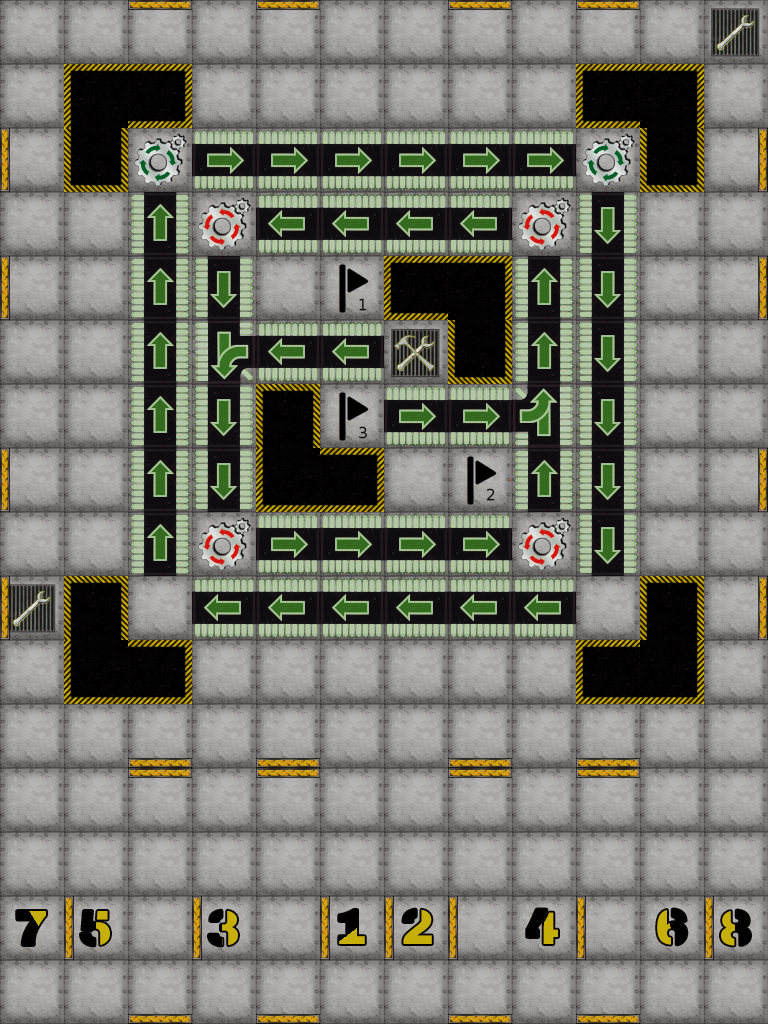

A 2D game scene composited from a Tiled map and its tileset images. What follows is a short description and the map's XML, with every tile layer's data as written:
An orthogonal 12x16 tile map with 64x64 px tiles, 14 tile layers (Board, Start, Flag, Hole, ...).

<map version="1.5" tiledversion="1.6.0" orientation="orthogonal" renderorder="right-down" compressionlevel="0" width="12" height="16" tilewidth="64" tileheight="64" infinite="0" nextlayerid="15" nextobjectid="1">
 <tileset firstgid="1" source="tiles.tsx" />
 <layer id="2" name="Board" width="12" height="16">
  <data encoding="csv">
5,5,5,5,5,5,5,5,5,5,5,5,
5,5,5,5,5,5,5,5,5,5,5,5,
5,5,5,5,5,5,5,5,5,5,5,5,
5,5,5,5,5,5,5,5,5,5,5,5,
5,5,5,5,5,5,5,5,5,5,5,5,
5,5,5,5,5,5,5,5,5,5,5,5,
5,5,5,5,5,5,5,5,5,5,5,5,
5,5,5,5,5,5,5,5,5,5,5,5,
5,5,5,5,5,5,5,5,5,5,5,5,
5,5,5,5,5,5,5,5,5,5,5,5,
5,5,5,5,5,5,5,5,5,5,5,5,
5,5,5,5,5,5,5,5,5,5,5,5,
5,5,5,5,5,5,5,5,5,5,5,5,
5,5,5,5,5,5,5,5,5,5,5,5,
5,5,5,5,5,5,5,5,5,5,5,5,
5,5,5,5,5,5,5,5,5,5,5,5
</data>
 </layer>
 <layer id="7" name="Start" width="12" height="16">
  <data encoding="csv">
0,0,0,0,0,0,0,0,0,0,0,0,
0,0,0,0,0,0,0,0,0,0,0,0,
0,0,0,0,0,0,0,0,0,0,0,0,
0,0,0,0,0,0,0,0,0,0,0,0,
0,0,0,0,0,0,0,0,0,0,0,0,
0,0,0,0,0,0,0,0,0,0,0,0,
0,0,0,0,0,0,0,0,0,0,0,0,
0,0,0,0,0,0,0,0,0,0,0,0,
0,0,0,0,0,0,0,0,0,0,0,0,
0,0,0,0,0,0,0,0,0,0,0,0,
0,0,0,0,0,0,0,0,0,0,0,0,
0,0,0,0,0,0,0,0,0,0,0,0,
0,0,0,0,0,0,0,0,0,0,0,0,
0,0,0,0,0,0,0,0,0,0,0,0,
131,129,0,123,0,121,122,0,124,0,130,132,
0,0,0,0,0,0,0,0,0,0,0,0
</data>
 </layer>
 <layer id="8" name="Flag" width="12" height="16">
  <data encoding="csv">
0,0,0,0,0,0,0,0,0,0,0,0,
0,0,0,0,0,0,0,0,0,0,0,0,
0,0,0,0,0,0,0,0,0,0,0,0,
0,0,0,0,0,0,0,0,0,0,0,0,
0,0,0,0,0,55,0,0,0,0,0,0,
0,0,0,0,0,0,0,0,0,0,0,0,
0,0,0,0,0,71,0,0,0,0,0,0,
0,0,0,0,0,0,0,63,0,0,0,0,
0,0,0,0,0,0,0,0,0,0,0,0,
0,0,0,0,0,0,0,0,0,0,0,0,
0,0,0,0,0,0,0,0,0,0,0,0,
0,0,0,0,0,0,0,0,0,0,0,0,
0,0,0,0,0,0,0,0,0,0,0,0,
0,0,0,0,0,0,0,0,0,0,0,0,
0,0,0,0,0,0,0,0,0,0,0,0,
0,0,0,0,0,0,0,0,0,0,0,0
</data>
 </layer>
 <layer id="9" name="Hole" width="12" height="16">
  <data encoding="csv">
0,0,0,0,0,0,0,0,0,0,0,0,
0,105,109,0,0,0,0,0,0,117,107,0,
0,110,0,0,0,0,0,0,0,0,110,0,
0,0,0,0,0,0,0,0,0,0,0,0,
0,0,0,0,0,0,117,107,0,0,0,0,
0,0,0,0,0,0,0,110,0,0,0,0,
0,0,0,0,118,0,0,0,0,0,0,0,
0,0,0,0,113,109,0,0,0,0,0,0,
0,0,0,0,0,0,0,0,0,0,0,0,
0,118,0,0,0,0,0,0,0,0,118,0,
0,113,109,0,0,0,0,0,0,117,115,0,
0,0,0,0,0,0,0,0,0,0,0,0,
0,0,0,0,0,0,0,0,0,0,0,0,
0,0,0,0,0,0,0,0,0,0,0,0,
0,0,0,0,0,0,0,0,0,0,0,0,
0,0,0,0,0,0,0,0,0,0,0,0
</data>
 </layer>
 <layer id="10" name="Repair" width="12" height="16">
  <data encoding="csv">
0,0,0,0,0,0,0,0,0,0,0,15,
0,0,0,0,0,0,0,0,0,0,0,0,
0,0,0,0,0,0,0,0,0,0,0,0,
0,0,0,0,0,0,0,0,0,0,0,0,
0,0,0,0,0,0,0,0,0,0,0,0,
0,0,0,0,0,0,0,0,0,0,0,0,
0,0,0,0,0,0,0,0,0,0,0,0,
0,0,0,0,0,0,0,0,0,0,0,0,
0,0,0,0,0,0,0,0,0,0,0,0,
15,0,0,0,0,0,0,0,0,0,0,0,
0,0,0,0,0,0,0,0,0,0,0,0,
0,0,0,0,0,0,0,0,0,0,0,0,
0,0,0,0,0,0,0,0,0,0,0,0,
0,0,0,0,0,0,0,0,0,0,0,0,
0,0,0,0,0,0,0,0,0,0,0,0,
0,0,0,0,0,0,0,0,0,0,0,0
</data>
 </layer>
 <layer id="11" name="Upgrade" width="12" height="16">
  <data encoding="csv">
0,0,0,0,0,0,0,0,0,0,0,0,
0,0,0,0,0,0,0,0,0,0,0,0,
0,0,0,0,0,0,0,0,0,0,0,0,
0,0,0,0,0,0,0,0,0,0,0,0,
0,0,0,0,0,0,0,0,0,0,0,0,
0,0,0,0,0,0,7,0,0,0,0,0,
0,0,0,0,0,0,0,0,0,0,0,0,
0,0,0,0,0,0,0,0,0,0,0,0,
0,0,0,0,0,0,0,0,0,0,0,0,
0,0,0,0,0,0,0,0,0,0,0,0,
0,0,0,0,0,0,0,0,0,0,0,0,
0,0,0,0,0,0,0,0,0,0,0,0,
0,0,0,0,0,0,0,0,0,0,0,0,
0,0,0,0,0,0,0,0,0,0,0,0,
0,0,0,0,0,0,0,0,0,0,0,0,
0,0,0,0,0,0,0,0,0,0,0,0
</data>
 </layer>
 <layer id="12" name="Gear" width="12" height="16">
  <data encoding="csv">
0,0,0,0,0,0,0,0,0,0,0,0,
0,0,0,0,0,0,0,0,0,0,0,0,
0,0,53,0,0,0,0,0,0,53,0,0,
0,0,0,54,0,0,0,0,54,0,0,0,
0,0,0,0,0,0,0,0,0,0,0,0,
0,0,0,0,0,0,0,0,0,0,0,0,
0,0,0,0,0,0,0,0,0,0,0,0,
0,0,0,0,0,0,0,0,0,0,0,0,
0,0,0,54,0,0,0,0,54,0,0,0,
0,0,0,0,0,0,0,0,0,0,0,0,
0,0,0,0,0,0,0,0,0,0,0,0,
0,0,0,0,0,0,0,0,0,0,0,0,
0,0,0,0,0,0,0,0,0,0,0,0,
0,0,0,0,0,0,0,0,0,0,0,0,
0,0,0,0,0,0,0,0,0,0,0,0,
0,0,0,0,0,0,0,0,0,0,0,0
</data>
 </layer>
 <layer id="6" name="Conveyor" width="12" height="16">
  <data encoding="csv">
0,0,0,0,0,0,0,0,0,0,0,0,
0,0,0,0,0,0,0,0,0,0,0,0,
0,0,0,52,52,52,52,52,52,0,0,0,
0,0,49,0,51,51,51,51,0,50,0,0,
0,0,49,50,0,0,0,0,49,50,0,0,
0,0,49,59,51,51,0,0,49,50,0,0,
0,0,49,50,0,0,52,52,57,50,0,0,
0,0,49,50,0,0,0,0,49,50,0,0,
0,0,49,0,52,52,52,52,0,50,0,0,
0,0,0,51,51,51,51,51,51,0,0,0,
0,0,0,0,0,0,0,0,0,0,0,0,
0,0,0,0,0,0,0,0,0,0,0,0,
0,0,0,0,0,0,0,0,0,0,0,0,
0,0,0,0,0,0,0,0,0,0,0,0,
0,0,0,0,0,0,0,0,0,0,0,0,
0,0,0,0,0,0,0,0,0,0,0,0
</data>
 </layer>
 <layer id="14" name="LaserDouble" width="12" height="16">
  <data encoding="csv">
0,0,0,0,0,0,0,0,0,0,0,0,
0,0,0,0,0,0,0,0,0,0,0,0,
0,0,0,0,0,0,0,0,0,0,0,0,
0,0,0,0,0,0,0,0,0,0,0,0,
0,0,0,0,0,0,0,0,0,0,0,0,
0,0,0,0,0,0,0,0,0,0,0,0,
0,0,0,0,0,0,0,0,0,0,0,0,
0,0,0,0,0,0,0,0,0,0,0,0,
0,0,0,0,0,0,0,0,0,0,0,0,
0,0,0,0,0,0,0,0,0,0,0,0,
0,0,0,0,0,0,0,0,0,0,0,0,
0,0,0,0,0,0,0,0,0,0,0,0,
0,0,0,0,0,0,0,0,0,0,0,0,
0,0,0,0,0,0,0,0,0,0,0,0,
0,0,0,0,0,0,0,0,0,0,0,0,
0,0,0,0,0,0,0,0,0,0,0,0
</data>
 </layer>
 <layer id="5" name="Laser" width="12" height="16">
  <data encoding="csv">
0,0,0,0,0,0,0,0,0,0,0,0,
0,0,0,0,0,0,0,0,0,0,0,0,
0,0,0,0,0,0,0,0,0,0,0,0,
0,0,0,0,0,0,0,0,0,0,0,0,
0,0,0,0,0,0,0,0,0,0,0,0,
0,0,0,0,0,0,0,0,0,0,0,0,
0,0,0,0,0,0,0,0,0,0,0,0,
0,0,0,0,0,0,0,0,0,0,0,0,
0,0,0,0,0,0,0,0,0,0,0,0,
0,0,0,0,0,0,0,0,0,0,0,0,
0,0,0,0,0,0,0,0,0,0,0,0,
0,0,0,0,0,0,0,0,0,0,0,0,
0,0,0,0,0,0,0,0,0,0,0,0,
0,0,0,0,0,0,0,0,0,0,0,0,
0,0,0,0,0,0,0,0,0,0,0,0,
0,0,0,0,0,0,0,0,0,0,0,0
</data>
 </layer>
 <layer id="4" name="LaserWall" width="12" height="16">
  <data encoding="csv">
0,0,0,0,0,0,0,0,0,0,0,0,
0,0,0,0,0,0,0,0,0,0,0,0,
0,0,0,0,0,0,0,0,0,0,0,0,
0,0,0,0,0,0,0,0,0,0,0,0,
0,0,0,0,0,0,0,0,0,0,0,0,
0,0,0,0,0,0,0,0,0,0,0,0,
0,0,0,0,0,0,0,0,0,0,0,0,
0,0,0,0,0,0,0,0,0,0,0,0,
0,0,0,0,0,0,0,0,0,0,0,0,
0,0,0,0,0,0,0,0,0,0,0,0,
0,0,0,0,0,0,0,0,0,0,0,0,
0,0,0,0,0,0,0,0,0,0,0,0,
0,0,0,0,0,0,0,0,0,0,0,0,
0,0,0,0,0,0,0,0,0,0,0,0,
0,0,0,0,0,0,0,0,0,0,0,0,
0,0,0,0,0,0,0,0,0,0,0,0
</data>
 </layer>
 <layer id="13" name="Pusher" width="12" height="16">
  <data encoding="csv">
0,0,0,0,0,0,0,0,0,0,0,0,
0,0,0,0,0,0,0,0,0,0,0,0,
0,0,0,0,0,0,0,0,0,0,0,0,
0,0,0,0,0,0,0,0,0,0,0,0,
0,0,0,0,0,0,0,0,0,0,0,0,
0,0,0,0,0,0,0,0,0,0,0,0,
0,0,0,0,0,0,0,0,0,0,0,0,
0,0,0,0,0,0,0,0,0,0,0,0,
0,0,0,0,0,0,0,0,0,0,0,0,
0,0,0,0,0,0,0,0,0,0,0,0,
0,0,0,0,0,0,0,0,0,0,0,0,
0,0,0,0,0,0,0,0,0,0,0,0,
0,0,0,0,0,0,0,0,0,0,0,0,
0,0,0,0,0,0,0,0,0,0,0,0,
0,0,0,0,0,0,0,0,0,0,0,0,
0,0,0,0,0,0,0,0,0,0,0,0
</data>
 </layer>
 <layer id="3" name="Wall" width="12" height="16">
  <data encoding="csv">
0,0,31,0,31,0,0,31,0,31,0,0,
0,0,0,0,0,0,0,0,0,0,0,0,
30,0,0,0,0,0,0,0,0,0,0,23,
0,0,0,0,0,0,0,0,0,0,0,0,
30,0,0,0,0,0,0,0,0,0,0,23,
0,0,0,0,0,0,0,0,0,0,0,0,
0,0,0,0,0,0,0,0,0,0,0,0,
30,0,0,0,0,0,0,0,0,0,0,23,
0,0,0,0,0,0,0,0,0,0,0,0,
30,0,0,0,0,0,0,0,0,0,0,23,
0,0,0,0,0,0,0,0,0,0,0,0,
0,0,29,0,29,0,0,29,0,29,0,0,
0,0,31,0,31,0,0,31,0,31,0,0,
0,0,0,0,0,0,0,0,0,0,0,0,
0,30,0,30,0,30,30,30,0,30,0,30,
0,0,29,0,29,0,0,29,0,29,0,0
</data>
 </layer>
 <layer id="1" name="Player" width="12" height="16">
  <data encoding="csv">
0,0,0,0,0,0,0,0,0,0,0,0,
0,0,0,0,0,0,0,0,0,0,0,0,
0,0,0,0,0,0,0,0,0,0,0,0,
0,0,0,0,0,0,0,0,0,0,0,0,
0,0,0,0,0,0,0,0,0,0,0,0,
0,0,0,0,0,0,0,0,0,0,0,0,
0,0,0,0,0,0,0,0,0,0,0,0,
0,0,0,0,0,0,0,0,0,0,0,0,
0,0,0,0,0,0,0,0,0,0,0,0,
0,0,0,0,0,0,0,0,0,0,0,0,
0,0,0,0,0,0,0,0,0,0,0,0,
0,0,0,0,0,0,0,0,0,0,0,0,
0,0,0,0,0,0,0,0,0,0,0,0,
0,0,0,0,0,0,0,0,0,0,0,0,
0,0,0,0,0,0,0,0,0,0,0,0,
0,0,0,0,0,0,0,0,0,0,0,0
</data>
 </layer>
</map>
